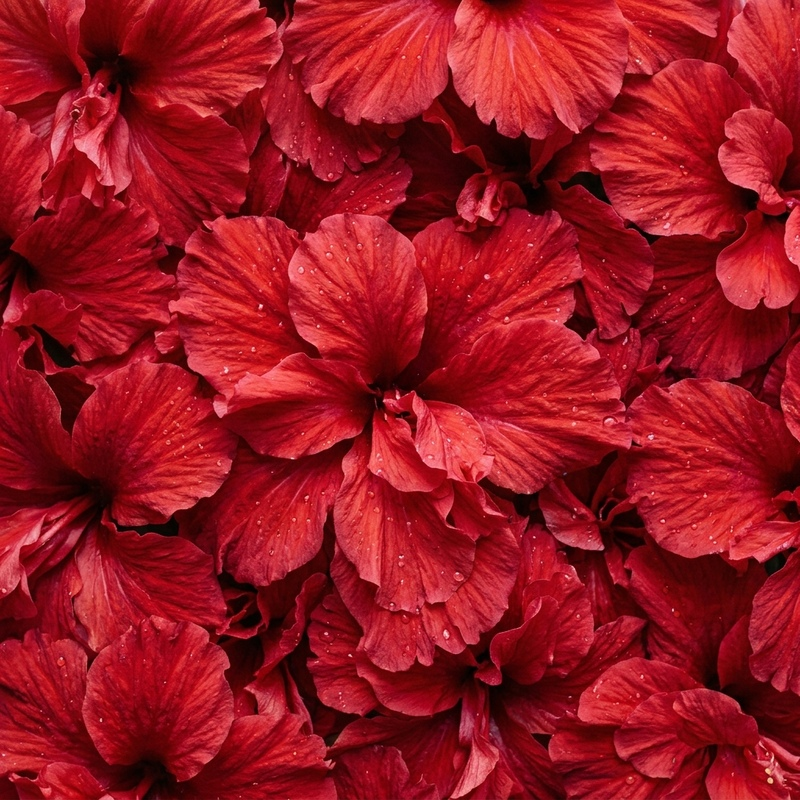
#> input picture images/ing-hibiscus-hd.jpg, 800 x 800 px, found by its file name
$ python crop_dish_free.py
#> lines starting #> are read from the running program, lines starting #| are printed output that depends on the picture
from PIL import Image
import shutil
import os

brain_dir = r"C:\Users\MD maheen\.gemini\antigravity\brain\ae0e4e02-1cb4-4bd7-9d96-7d676112862c"
img_dir = r"c:\Users\MD maheen\Documents\hi\public\images"

# 1. Copy the full-fill generated Amla and Bhringraj
shutil.copy2(
    os.path.join(brain_dir, "amla_full_fill_1790250613011.jpg"),
    os.path.join(img_dir, "ing-amla-fill.jpg")
)
shutil.copy2(
    os.path.join(brain_dir, "bhringraj_full_fill_1790250657628.jpg"),
    os.path.join(img_dir, "ing-bhringraj-fill.jpg")
)

# 2. Crop into the center of Hibiscus to remove the dish rim completely
hib = Image.open(os.path.join(img_dir, "ing-hibiscus-hd.jpg"))
#> hib is the input picture: PIL image 800x800 RGB; mean R, G, B 151, 21.7, 32.6
w, h = hib.size
#> w = 800; h = 800
# Crop inner 65% (center-focused)
cx, cy = w // 2, h // 2
#> cx = 400; cy = 400
crop_r = int(min(w, h) * 0.34)
#> crop_r = 272
hib_fill = hib.crop((cx - crop_r, cy - crop_r, cx + crop_r, cy + crop_r))
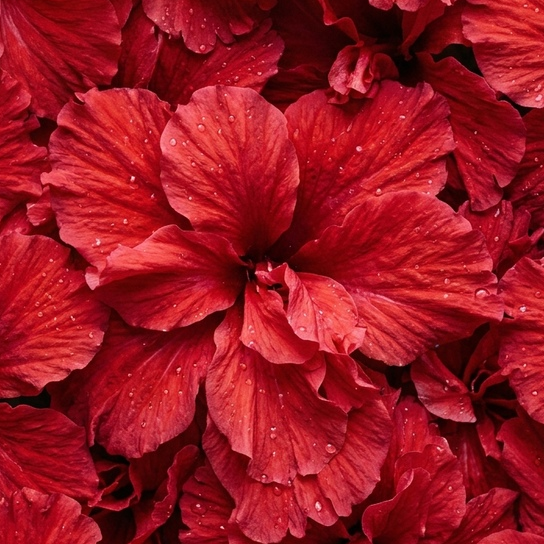
#> hib_fill: PIL image 544x544 RGB; mean R, G, B 152.4, 21.6, 33
hib_fill.resize((800, 800), Image.Resampling.LANCZOS).save(os.path.join(img_dir, "ing-hibiscus-fill.jpg"), quality=95)

# 3. Crop into the center of Coconut to remove the dish rim completely
coc = Image.open(os.path.join(img_dir, "ing-coconut-hd.jpg"))
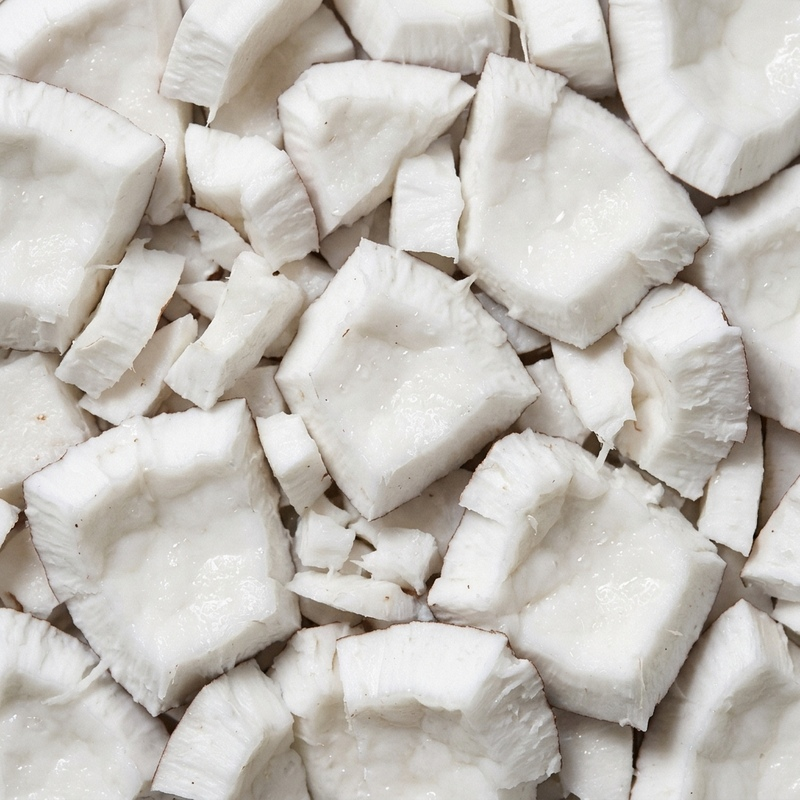
#> input picture images/ing-coconut-hd.jpg, 800 x 800 px, found by its file name
#> coc is the input picture: PIL image 800x800 RGB; mean R, G, B 197.1, 192.9, 186.9
w, h = coc.size
cx, cy = w // 2, h // 2
crop_r = int(min(w, h) * 0.38)
#> crop_r = 304
coc_fill = coc.crop((cx - crop_r, cy - crop_r, cx + crop_r, cy + crop_r))
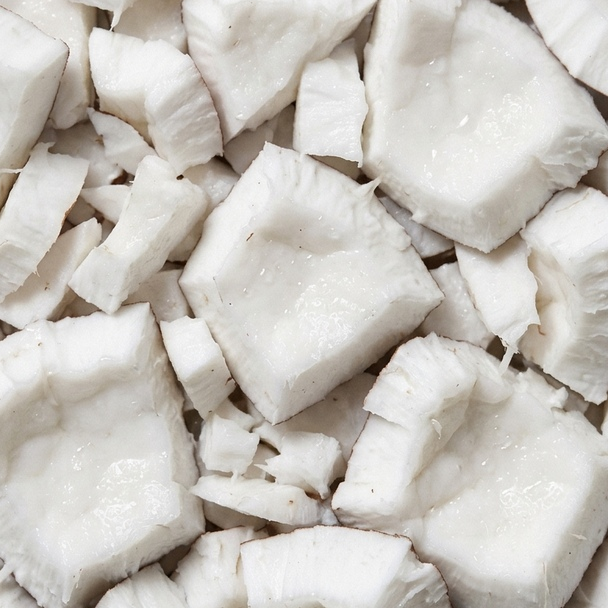
#> coc_fill: PIL image 608x608 RGB; mean R, G, B 199.5, 195.3, 189.1
coc_fill.resize((800, 800), Image.Resampling.LANCZOS).save(os.path.join(img_dir, "ing-coconut-fill.jpg"), quality=95)

# 4. Crop into the center of Methi to remove the dish rim completely
meth = Image.open(os.path.join(img_dir, "ing-methi-hd.jpg"))
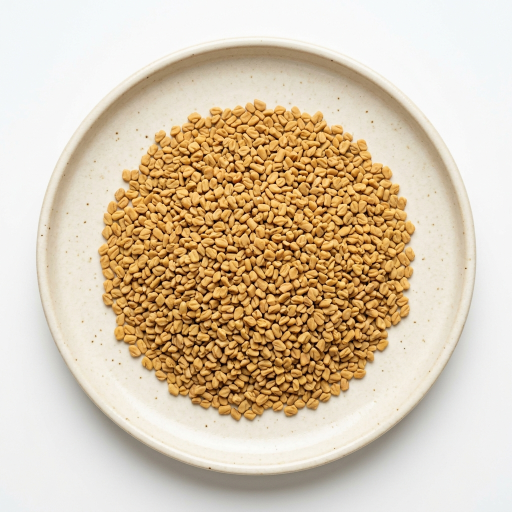
#> input picture images/ing-methi-hd.jpg, 1024 x 1024 px, found by its file name (shown at 1/2 size)
#> meth is the input picture: PIL image 1024x1024 RGB; mean R, G, B 216.5, 199.2, 174.5
w, h = meth.size
#> w = 1024; h = 1024
cx, cy = w // 2, h // 2
#> cx = 512; cy = 512
crop_r = int(min(w, h) * 0.34)
#> crop_r = 348
meth_fill = meth.crop((cx - crop_r, cy - crop_r, cx + crop_r, cy + crop_r))
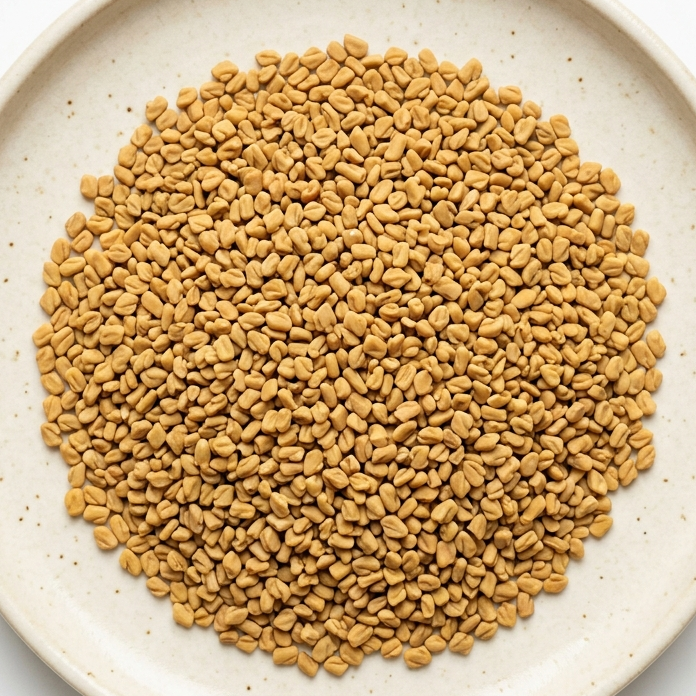
#> meth_fill: PIL image 696x696 RGB; mean R, G, B 200.8, 165.6, 118
meth_fill.resize((800, 800), Image.Resampling.LANCZOS).save(os.path.join(img_dir, "ing-methi-fill.jpg"), quality=95)

# 5. Crop into the center of Curry Leaves to remove the dish rim completely
curry = Image.open(os.path.join(img_dir, "ing-curryleaves-hd.jpg"))
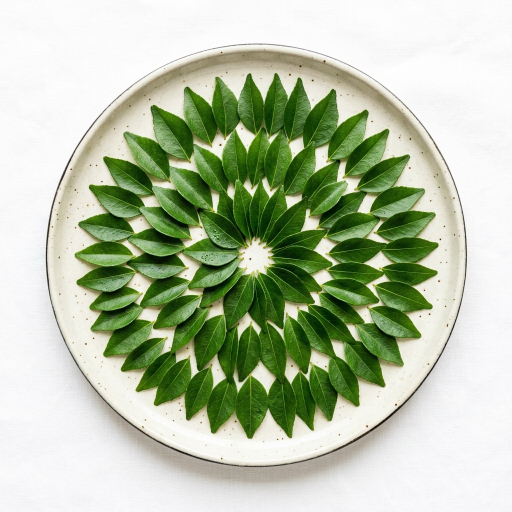
#> input picture assets_master/images/ing-curryleaves-hd.jpg, 1024 x 1024 px, found by its file name (shown at 1/2 size)
#> curry is the input picture: PIL image 1024x1024 RGB; mean R, G, B 181.7, 193.6, 167.2
w, h = curry.size
cx, cy = w // 2, h // 2
crop_r = int(min(w, h) * 0.38)
#> crop_r = 389
curry_fill = curry.crop((cx - crop_r, cy - crop_r, cx + crop_r, cy + crop_r))
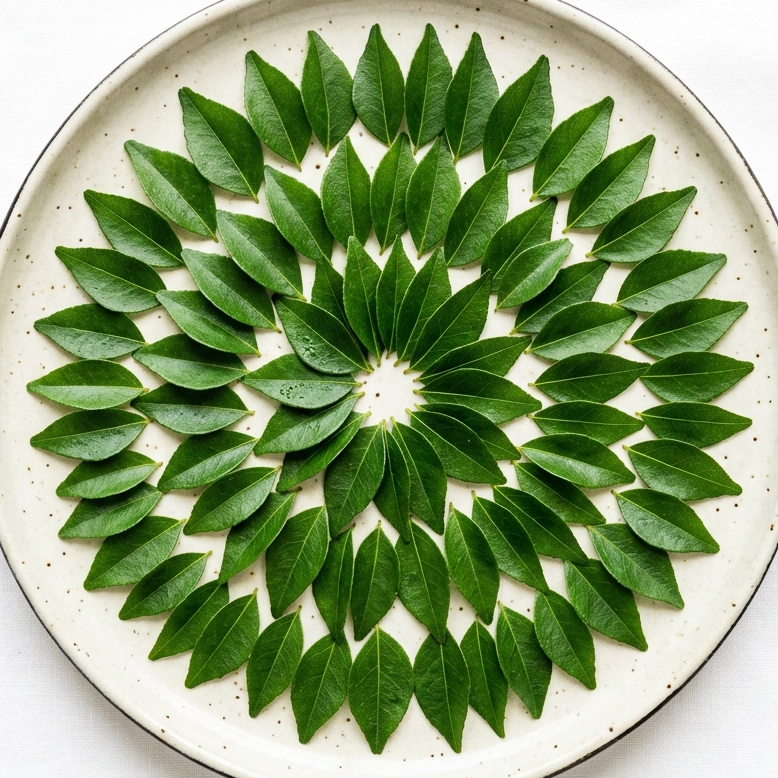
#> curry_fill: PIL image 778x778 RGB; mean R, G, B 137.8, 158.5, 113.6
curry_fill.resize((800, 800), Image.Resampling.LANCZOS).save(os.path.join(img_dir, "ing-curryleaves-fill.jpg"), quality=95)

print("All ingredients cropped to 100% full-fill without any dishes!")
